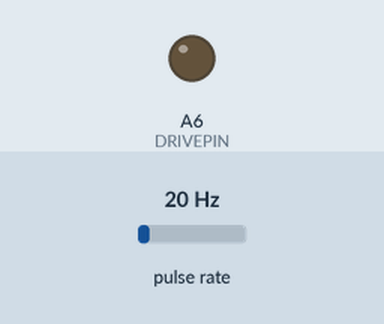
A sketch run on a simulated Teensy 4. On the bench: output pins drawn as LEDs (lit = HIGH). Wiring (inferred from the names in the program): pulse sensor: data A7. The test bench sets the inputs (shaded band); at power-on: pulse rate 20 Hz. What the sketch prints to the serial monitor is not drawn.

Above: at 0.1 s.
At 31.6 s:
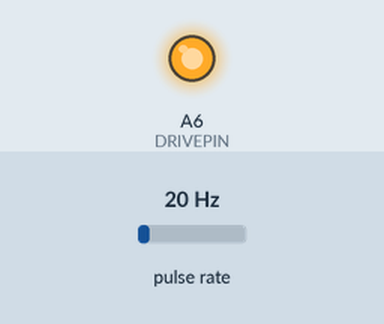
Timing chart, 0 to 33.1 s (numbered marks = the images above):
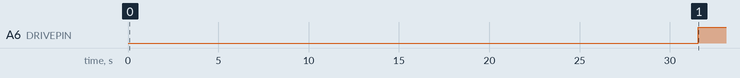

The sketch:

pov-motor-scaler.ino
```cpp
/*
https://github.com/FastLED/FastLED/wiki/SPI-Hardware-or-Bit-banging Teensy 3/3.1:
Hardware SPI - data 11, clock 13
Hardware SPI - data 7, clock 14
*/
#include <PID_v1.h>

#define TEENSY_SYS 3.3
#define ARDUINO_SYS 5
//Define Variables we'll be connecting to
volatile float gap = 0.0;

elapsedMicros timeSinceMagnet;
elapsedMicros displayTimer;

volatile uint32_t periodDuration = 1;


//Define the aggressive and conservative Tuning Parameters

float power = 0.0;
const int maxPower = 2600;
int motorInit;


float maxVoltage = 2.8;
float voltage = 0.0;

signed int ascending = 1;

boolean cango = false;

const unsigned int DRIVEPIN = A6;//20;//A6;//20;
const unsigned int HALLPIN = 21;
const unsigned int BUTTONPORT = 5;
const float TARGETRPM = 100.0;
const unsigned int ACCELFACTOR = 1 << 5;

const float RCDIFF = 0.128;

const float SYSTEMVOLTAGE = TEENSY_SYS;// TEENSY 3.3v ARDUINO 5v

const int ANALOG_PRECISION_BITS = 12;// 4096

int tmp = 0;
const int avgFactor = 16;
float avg = 0.1;

#define filterSamples   16              // filterSamples should  be an odd number, no smaller than 3
int rpmSmooth[filterSamples];   // array for holding raw sensor values for sensor1
int smoothRpm;
volatile float rpm = 0.0;

const int smoothCyclesLimit = 3;
int smoothCyclesIterator = 0;


//Define Variables we'll be connecting to
double Setpoint, Input, Output;
double ggap;
//Define the aggressive and conservative Tuning Parameters
double aggKp=4, aggKi=0.2, aggKd=1;
double consKp=1, consKi=0.05, consKd=0.25;
PID myPID(&Input, &Output, &Setpoint, consKp, consKi, consKd, DIRECT);


// http://www.massmind.org/Techref/io/sensor/interface.htm
void average(float sample) { // sample is in ms
  //avg -= (avg>>4) /// can only shift int, so use avgfactor
  avg -= (avg / avgFactor);   // output result is 1/16th of accumulator   // subtract l/16th of the accumulator
  avg += sample;     // add in the new sample
}

void setupHallSensor() {
  pinMode(HALLPIN, INPUT);
  digitalWrite(HALLPIN, HIGH);
  delay(2000);
  Serial.println("Hall Setup.");
  delay(2000);
  attachInterrupt(HALLPIN, interruptHandler, RISING);
  Serial.println("Go!");
}

void interruptHandler() {
    periodDuration = timeSinceMagnet;
    timeSinceMagnet = 0;
    rpm = rpmFromMicros(periodDuration);
    smoothRpm = digitalSmooth(rpm, rpmSmooth);
}

void printStatus() {

    Serial.print(" TARGETRPM: ");
    Serial.print(TARGETRPM);

    Serial.print(" GAP: ");
    Serial.print(gap);

    Serial.print(" GGAP: ");
    Serial.print(ggap);


    Serial.print(" RPM: ");
    Serial.print(rpm);

    Serial.print(" (smoothed): ");
    Serial.print(smoothRpm);

    Serial.print(" HZ: ");
    Serial.print(1000000.0 / periodDuration);

    Serial.print(" Ascending: ");
    Serial.print(ascending);

    Serial.print(" Power: ");
    Serial.print(power);

    Serial.print(" Voltage: ");
    Serial.print(voltage);

    Serial.print(" Output: ");
    Serial.println(Output);

}

void setup() {
  Serial.begin(9600);

  motorInit = map(101, 0, (1 << 8) - 1, 0, (1 << ANALOG_PRECISION_BITS) - 1);

  analogWriteResolution(ANALOG_PRECISION_BITS);

  pinMode(DRIVEPIN, OUTPUT);
  analogWrite(DRIVEPIN, 0);
  setupHallSensor();
  power = motorInit;
  Serial.println(power);
  analogWrite(DRIVEPIN, power);


    Setpoint = TARGETRPM;
    myPID.SetMode(AUTOMATIC);
}


void loop() {

  Input = rpm;
  if (displayTimer >= 500000) { // 1 sec intervals
    displayTimer = 0;
    average(rpm);
    cango = true;

    gap = TARGETRPM - rpm; //distance away from TARGETRPM
    ggap = abs(Setpoint-rpm); //distance away from setpoint

    voltage = powerToVolts(power);
    printStatus();

    if (smoothCyclesLimit == smoothCyclesIterator) {
      if (gap < TARGETRPM) {
        accelerate();
      }
      if (gap > TARGETRPM) {
        decelerate();
      }
      smoothCyclesIterator = 0;
    } else {
      smoothCyclesIterator++;
    }

  }


  if (ggap < 10)
  {  //we're close to setpoint, use conservative tuning parameters
    myPID.SetTunings(consKp, consKi, consKd);
  } else {
     //we're far from setpoint, use aggressive tuning parameters
     myPID.SetTunings(aggKp, aggKi, aggKd);
  }

  myPID.Compute();
}

void accelerate() {
  ascending = 1;
  signalMotor();
}

void decelerate() {
  ascending = -1;
  signalMotor();
}

void signalMotor() {
  power += (ascending * ACCELFACTOR);
  checkRange();
  analogWrite(DRIVEPIN, (int) power);
}

void checkRange() {
    power = constrain(power, motorInit, maxPower);
    voltage = constrain(voltage, 0, maxVoltage);
}

float powerToVolts(float p) {
  return (p/4096) * SYSTEMVOLTAGE;// + RCDIFF;// p >> 8
}

float rpmFromMicros(uint32_t in) {
  return (1000000.0 / in) * 60;
}

int digitalSmooth(int rawIn, int *sensSmoothArray){     // "int *sensSmoothArray" passes an array to the function - the asterisk indicates the array name is a pointer
  int j, k, temp, top, bottom;
  long total;
  static int i;
  static int sorted[filterSamples];
  boolean done;

  i = (i + 1) % filterSamples;    // increment counter and roll over if necc. -  % (modulo operator) rolls over variable
  sensSmoothArray[i] = rawIn;                 // input new data into the oldest slot

  // Serial.print("raw = ");

  for (j=0; j<filterSamples; j++){     // transfer data array into anther array for sorting and averaging
    sorted[j] = sensSmoothArray[j];
  }

  done = 0;                // flag to know when we're done sorting
  while(done != 1) {        // simple swap sort, sorts numbers from lowest to highest
    done = 1;
    for (j = 0; j < (filterSamples - 1); j++){
      if (sorted[j] > sorted[j + 1]) {     // numbers are out of order - swap
        temp = sorted[j + 1];
        sorted [j+1] =  sorted[j] ;
        sorted [j] = temp;
        done = 0;
      }
    }
  }

  // throw out top and bottom 15% of samples - limit to throw out at least one from top and bottom
  bottom = max(((filterSamples * 15)  / 100), 1);
  top = min((((filterSamples * 85) / 100) + 1  ), (filterSamples - 1));   // the + 1 is to make up for asymmetry caused by integer rounding
  k = 0;
  total = 0;
  for ( j = bottom; j< top; j++) {
    total += sorted[j];  // total remaining indices
    k++;
    // Serial.print(sorted[j]);
    // Serial.print("   ");
  }

//  Serial.println();
//  Serial.print("average = ");
//  Serial.println(total/k);
  return total / k;    // divide by number of samples
}
```

Measured:
- by itself, A6 (DRIVEPIN): LOW → HIGH at 31.6 s
